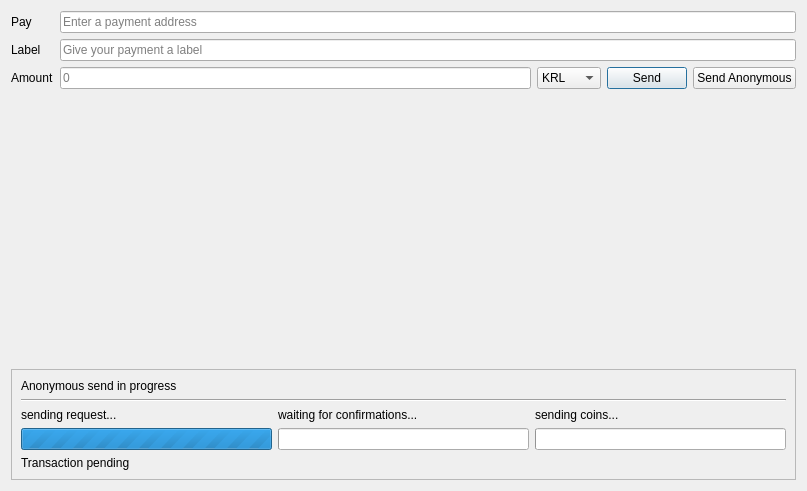
<?xml version="1.0" encoding="UTF-8"?>
<ui version="4.0">
 <class>Dialog</class>
 <widget class="QDialog" name="Dialog">
  <property name="geometry">
   <rect>
    <x>0</x>
    <y>0</y>
    <width>807</width>
    <height>491</height>
   </rect>
  </property>
  <property name="windowTitle">
   <string>Dialog</string>
  </property>
  <layout class="QGridLayout" name="gridLayout">
   <item row="1" column="0">
    <widget class="QLabel" name="labLabel">
     <property name="text">
      <string>Label</string>
     </property>
    </widget>
   </item>
   <item row="1" column="1" colspan="4">
    <widget class="QLineEdit" name="label">
     <property name="placeholderText">
      <string>Give your payment a label</string>
     </property>
    </widget>
   </item>
   <item row="0" column="1" colspan="4">
    <widget class="QLineEdit" name="pay">
     <property name="placeholderText">
      <string>Enter a payment address</string>
     </property>
    </widget>
   </item>
   <item row="0" column="0">
    <widget class="QLabel" name="labPay">
     <property name="text">
      <string>Pay</string>
     </property>
    </widget>
   </item>
   <item row="3" column="0" colspan="5">
    <spacer name="verticalSpacer">
     <property name="orientation">
      <enum>Qt::Vertical</enum>
     </property>
     <property name="sizeHint" stdset="0">
      <size>
       <width>578</width>
       <height>220</height>
      </size>
     </property>
    </spacer>
   </item>
   <item row="2" column="2">
    <widget class="QComboBox" name="amountUnits">
     <item>
      <property name="text">
       <string>KRL</string>
      </property>
     </item>
     <item>
      <property name="text">
       <string>mKRL</string>
      </property>
     </item>
     <item>
      <property name="text">
       <string>uKRL</string>
      </property>
     </item>
    </widget>
   </item>
   <item row="2" column="0">
    <widget class="QLabel" name="labAmount">
     <property name="text">
      <string>Amount</string>
     </property>
    </widget>
   </item>
   <item row="2" column="1">
    <widget class="QLineEdit" name="amount">
     <property name="placeholderText">
      <string>0</string>
     </property>
    </widget>
   </item>
   <item row="2" column="3">
    <widget class="QPushButton" name="send">
     <property name="text">
      <string>Send</string>
     </property>
    </widget>
   </item>
   <item row="2" column="4">
    <widget class="QPushButton" name="sendAnon">
     <property name="text">
      <string>Send Anonymous</string>
     </property>
    </widget>
   </item>
   <item row="4" column="0" colspan="5">
    <widget class="QFrame" name="frame">
     <property name="minimumSize">
      <size>
       <width>48</width>
       <height>0</height>
      </size>
     </property>
     <property name="maximumSize">
      <size>
       <width>16777215</width>
       <height>16777215</height>
      </size>
     </property>
     <property name="frameShape">
      <enum>QFrame::StyledPanel</enum>
     </property>
     <property name="frameShadow">
      <enum>QFrame::Raised</enum>
     </property>
     <layout class="QVBoxLayout" name="verticalLayout">
      <item>
       <widget class="QLabel" name="sendTitle">
        <property name="text">
         <string>Anonymous send in progress</string>
        </property>
       </widget>
      </item>
      <item>
       <widget class="Line" name="line">
        <property name="orientation">
         <enum>Qt::Horizontal</enum>
        </property>
       </widget>
      </item>
      <item>
       <layout class="QGridLayout" name="gridLayout_2">
        <item row="0" column="0">
         <widget class="QLabel" name="sendPart1">
          <property name="text">
           <string>sending request...</string>
          </property>
         </widget>
        </item>
        <item row="0" column="1">
         <widget class="QLabel" name="sendPart2">
          <property name="text">
           <string>waiting for confirmations...</string>
          </property>
         </widget>
        </item>
        <item row="0" column="2">
         <widget class="QLabel" name="sendPart3">
          <property name="text">
           <string>sending coins...</string>
          </property>
         </widget>
        </item>
        <item row="1" column="0">
         <widget class="QProgressBar" name="sendProg1">
          <property name="maximum">
           <number>0</number>
          </property>
          <property name="value">
           <number>0</number>
          </property>
         </widget>
        </item>
        <item row="1" column="1">
         <widget class="QProgressBar" name="sendProg2">
          <property name="maximum">
           <number>1</number>
          </property>
          <property name="value">
           <number>-1</number>
          </property>
         </widget>
        </item>
        <item row="1" column="2">
         <widget class="QProgressBar" name="sendProg3">
          <property name="maximum">
           <number>1</number>
          </property>
          <property name="value">
           <number>-1</number>
          </property>
         </widget>
        </item>
       </layout>
      </item>
      <item>
       <widget class="QLabel" name="sendStatus">
        <property name="text">
         <string>Transaction pending</string>
        </property>
       </widget>
      </item>
     </layout>
    </widget>
   </item>
  </layout>
 </widget>
 <resources/>
 <connections/>
</ui>
